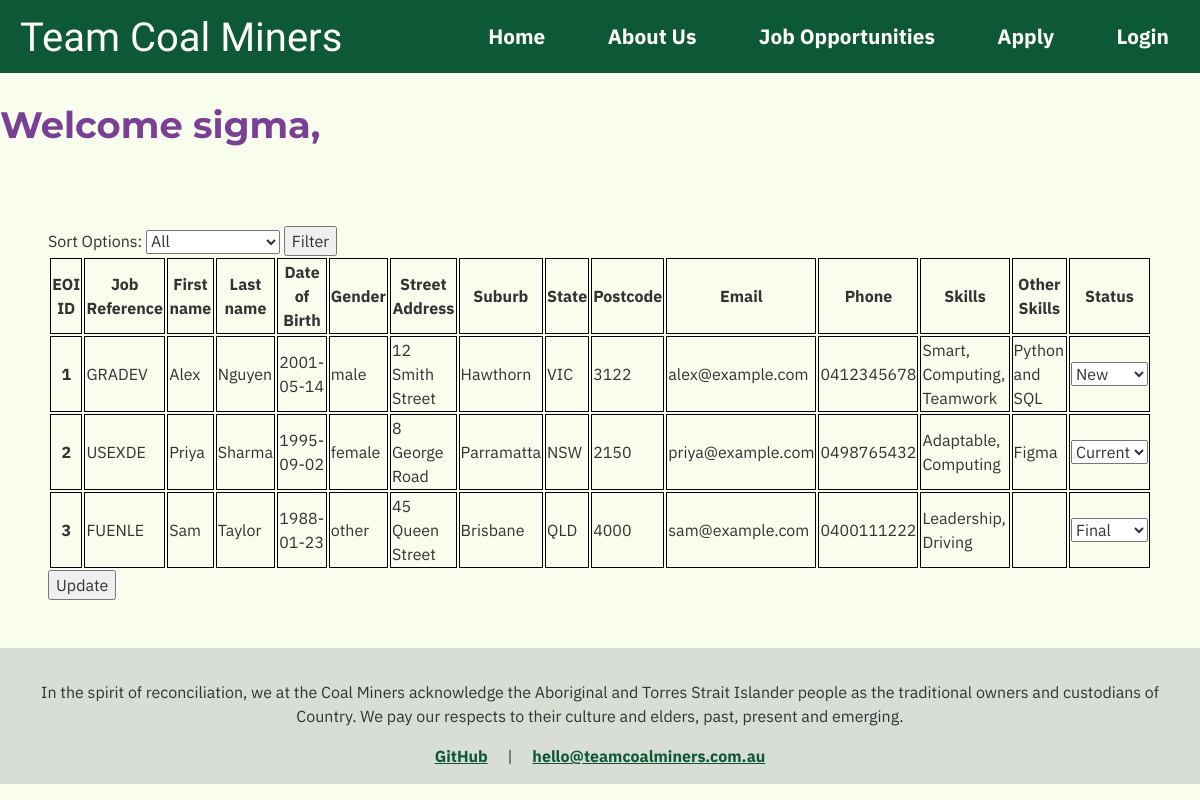
Page /manage.php (signed in) on the committed database.
### tables this page shows
CREATE TABLE `eoi` (
  `EOInumber` int(11) NOT NULL,
  `job_ref` varchar(6) NOT NULL,
  `first_name` varchar(20) NOT NULL,
  `last_name` varchar(20) NOT NULL,
  `dob` date NOT NULL,
  `gender` varchar(20) NOT NULL,
  `street_address` varchar(40) NOT NULL,
  `suburb` varchar(40) NOT NULL,
  `state` varchar(3) NOT NULL,
  `postcode` char(4) NOT NULL,
  `email` varchar(80) NOT NULL,
  `phone` varchar(12) NOT NULL,
  `skills` varchar(255) DEFAULT NULL,
  `other_skills` text DEFAULT NULL,
  `eoi_status` enum('New','Current','Final') NOT NULL DEFAULT 'New'
);

### manage.php (the view, shortened to what this page needs)
<!DOCTYPE html>
<html lang = "en">
<head>
    <link rel = "stylesheet" href = "style/style.css">
    <link rel = "stylesheet" href = "style/index_style.css">
</head>
<body>
    <header>
        <?php
            include('nav.inc')
        ?>
        <h2>Welcome <?php echo $_SESSION['Username'] ?>,</h2>
    </header>
    <main>
        <form method = "post" action = "manage.php">
            <label for = "sort_option">Sort Options: </label>
            <select name = "sort_option" id = "sort_option" required>
                <option value = "all">All</option>
            </select>
            <button type = "submit">Filter</button>
        </form>
        <?php
            require_once "settings.php";
            $dbconn = @mysqli_connect($host, $user, $pwd, $sql_db);
            $query = "SELECT * FROM eoi";
            $sort = $_POST['sort_option'];
            switch ($sort)
            {
                default:
                    $query = "SELECT * FROM eoi ORDER BY EOInumber";
                    break;
            }
            $result = mysqli_query($dbconn, $query);
            if ($result)
            {
                echo "<form method = 'post' action = 'manage.php'>";
                echo "<table>";
                echo "<thead>";
                echo "<tr>";
                echo "<th>EOI ID</th>";
                echo "<th>Job Reference</th>";
                echo "<th>First name</th>";
                echo "<th>Last name</th>";
                echo "<th>Date of Birth</th>";
                echo "<th>Gender</th>";
                echo "<th>Street Address</th>";
                echo "<th>Suburb</th>";
                echo "<th>State</th>";
                echo "<th>Postcode</th>";
                echo "<th>Email</th>";
                echo "<th>Phone</th>";
                echo "<th>Skills</th>";
                echo "<th>Other Skills</th>";
                echo "<th>Status</th>";
                echo "</tr>";
                echo "</thead>";
                echo "<tbody>";
                while ($row = mysqli_fetch_assoc($result))
                {
                    echo "<tr>";
                    echo "<th>" . $row['EOInumber'] . "</th>";
                    echo "<td>" . $row['job_ref'] . "</td>";
                    echo "<td>" . $row['first_name'] . "</td>";
                    echo "<td>" . $row['last_name'] . "</td>";
                    echo "<td>" . $row['dob'] . "</td>";
                    echo "<td>" . $row['gender'] . "</td>";
                    echo "<td>" . $row['street_address'] . "</td>";
                    echo "<td>" . $row['suburb'] . "</td>";
                    echo "<td>" . $row['state'] . "</td>";
                    echo "<td>" . $row['postcode'] . "</td>";
                    echo "<td>" . $row['email'] . "</td>";
                    echo "<td>" . $row['phone'] . "</td>";
                    echo "<td>" . $row['skills'] . "</td>";
                    echo "<td>" . $row['other_skills'] . "</td>";
                    echo "<td>";
                    echo "<select name = 'status_" . $row['EOInumber'] . "' required>";
                    switch ($row['eoi_status'])
                    {
                        case "New":
                            echo "<option value = 'New'>" . $row['eoi_status'] . "</option>";
                            break;
                        case "Current":
                            echo "<option value = 'Current'>" . $row['eoi_status'] . "</option>";
                            break;
                        case "Final":
                            echo "<option value = 'Final'>" . $row['eoi_status'] . "</option>";
                            break;
                    }
                    echo "</td>";
                    echo "</tr>";
                }
                echo "</tbody>";
                echo "</table>";
                echo "<button type = 'submit'>Update</button>";
                echo "</form>";
            }
        ?>
    </main>
    <footer style = "clear: both">
        <?php
            include('footer.inc')
        ?>
    </footer>
</body>
</html>

### style/style.css (style rules this page uses)
* { font-family: 'IBM Plex Sans', sans-serif; font-size: 1em; line-height: 1.5; color: #333333; }
body { margin: 0; padding: 0; background-color: #f9fded; }
h2 { font-family: 'Montserrat', Verdana, sans-serif; font-size: 2.3em; font-weight: 700; line-height: 1.2; color: #7a4096; }
main { padding: 3em; }
footer { padding: 1em; background-color: #d8ddd5; overflow: auto; text-align: center; }

### style/index_style.css (style rules this page uses)
td, th { border: 1px solid black; }

### rows in the picture
eoi: EOInumber "1", job_ref "GRADEV", first_name "Alex", last_name "Nguyen", dob "2001-05-14", gender "male", street_address "12 Smith Street", suburb "Hawthorn", state "VIC", postcode "3122", email "alex@example.com", phone "0412345678", skills "Smart, Computing, Teamwork", other_skills "Python and SQL", eoi_status+EOInumber "New"
eoi: EOInumber "2", job_ref "USEXDE", first_name "Priya", last_name "Sharma", dob "1995-09-02", gender "female", street_address "8 George Road", suburb "Parramatta", state "NSW", postcode "2150", email "priya@example.com", phone "0498765432", skills "Adaptable, Computing", other_skills "Figma", eoi_status+EOInumber "Current"
eoi: EOInumber "3", job_ref "FUENLE", first_name "Sam", last_name "Taylor", dob "1988-01-23", gender "other", street_address "45 Queen Street", suburb "Brisbane", state "QLD", postcode "4000", email "sam@example.com", phone "0400111222", skills "Leadership, Driving", eoi_status+EOInumber "Final"

### other values in the picture
$_SESSION['Username'] "sigma"
